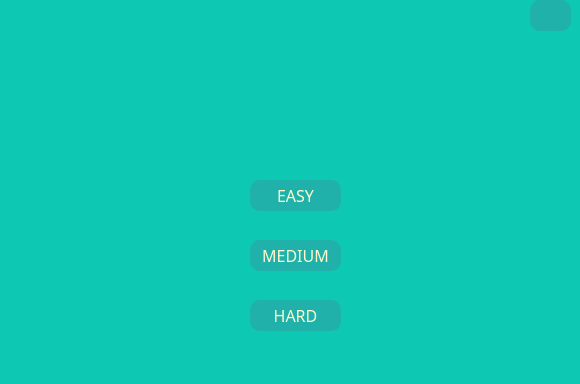
<?xml version="1.0" encoding="UTF-8"?>
<ui version="4.0">
 <class>MainWindow</class>
 <widget class="QMainWindow" name="MainWindow">
  <property name="geometry">
   <rect>
    <x>0</x>
    <y>0</y>
    <width>580</width>
    <height>384</height>
   </rect>
  </property>
  <property name="windowTitle">
   <string>MainWindow</string>
  </property>
  <property name="styleSheet">
   <string notr="true">background-color: rgb(13, 200, 178);
</string>
  </property>
  <widget class="QWidget" name="centralwidget">
   <widget class="QLabel" name="background">
    <property name="geometry">
     <rect>
      <x>200</x>
      <y>0</y>
      <width>181</width>
      <height>171</height>
     </rect>
    </property>
    <property name="styleSheet">
     <string notr="true">border-image: url(:/myimage/image/background.png);</string>
    </property>
    <property name="text">
     <string/>
    </property>
   </widget>
   <widget class="QLabel" name="label_2">
    <property name="geometry">
     <rect>
      <x>60</x>
      <y>200</y>
      <width>71</width>
      <height>61</height>
     </rect>
    </property>
    <property name="styleSheet">
     <string notr="true">border-image: url(:/myimage/image/X.png);</string>
    </property>
    <property name="text">
     <string/>
    </property>
   </widget>
   <widget class="QLabel" name="label_3">
    <property name="geometry">
     <rect>
      <x>450</x>
      <y>290</y>
      <width>61</width>
      <height>51</height>
     </rect>
    </property>
    <property name="styleSheet">
     <string notr="true">border-image: url(:/myimage/image/O.png);</string>
    </property>
    <property name="text">
     <string/>
    </property>
   </widget>
   <widget class="QLabel" name="label_4">
    <property name="geometry">
     <rect>
      <x>450</x>
      <y>60</y>
      <width>71</width>
      <height>61</height>
     </rect>
    </property>
    <property name="styleSheet">
     <string notr="true">border-image: url(:/myimage/image/X.png);</string>
    </property>
    <property name="text">
     <string/>
    </property>
   </widget>
   <widget class="QLabel" name="label_5">
    <property name="geometry">
     <rect>
      <x>40</x>
      <y>20</y>
      <width>61</width>
      <height>51</height>
     </rect>
    </property>
    <property name="styleSheet">
     <string notr="true">border-image: url(:/myimage/image/O.png);</string>
    </property>
    <property name="text">
     <string/>
    </property>
   </widget>
   <widget class="QLabel" name="label_6">
    <property name="geometry">
     <rect>
      <x>250</x>
      <y>180</y>
      <width>91</width>
      <height>41</height>
     </rect>
    </property>
    <property name="styleSheet">
     <string notr="true">border-image: url(:/myimage/image/shadow.png);
border-image: url(:/myimage/image/shadow.png);
border-radius: 10px;</string>
    </property>
    <property name="text">
     <string/>
    </property>
   </widget>
   <widget class="QPushButton" name="Easy">
    <property name="geometry">
     <rect>
      <x>250</x>
      <y>180</y>
      <width>91</width>
      <height>31</height>
     </rect>
    </property>
    <property name="font">
     <font>
      <family>Showcard Gothic</family>
      <pointsize>12</pointsize>
     </font>
    </property>
    <property name="styleSheet">
     <string notr="true">background-color: rgb(32,178,170);
color: rgb(255,250,205);
border-radius: 10px;

</string>
    </property>
    <property name="text">
     <string>EASY</string>
    </property>
   </widget>
   <widget class="QLabel" name="label_7">
    <property name="geometry">
     <rect>
      <x>250</x>
      <y>240</y>
      <width>91</width>
      <height>41</height>
     </rect>
    </property>
    <property name="styleSheet">
     <string notr="true">border-image: url(:/myimage/image/shadow.png);
border-image: url(:/myimage/image/shadow.png);
border-radius: 10px;</string>
    </property>
    <property name="text">
     <string/>
    </property>
   </widget>
   <widget class="QLabel" name="label_8">
    <property name="geometry">
     <rect>
      <x>250</x>
      <y>300</y>
      <width>91</width>
      <height>41</height>
     </rect>
    </property>
    <property name="styleSheet">
     <string notr="true">border-image: url(:/myimage/image/shadow.png);
border-image: url(:/myimage/image/shadow.png);
border-radius: 10px;</string>
    </property>
    <property name="text">
     <string/>
    </property>
   </widget>
   <widget class="QPushButton" name="Medium">
    <property name="geometry">
     <rect>
      <x>250</x>
      <y>240</y>
      <width>91</width>
      <height>31</height>
     </rect>
    </property>
    <property name="font">
     <font>
      <family>Showcard Gothic</family>
      <pointsize>12</pointsize>
     </font>
    </property>
    <property name="styleSheet">
     <string notr="true">background-color: rgb(32,178,170);
color: rgb(255,250,205);
border-radius: 10px;
</string>
    </property>
    <property name="text">
     <string>MEDIUM</string>
    </property>
   </widget>
   <widget class="QPushButton" name="Hard">
    <property name="geometry">
     <rect>
      <x>250</x>
      <y>300</y>
      <width>91</width>
      <height>31</height>
     </rect>
    </property>
    <property name="font">
     <font>
      <family>Showcard Gothic</family>
      <pointsize>12</pointsize>
     </font>
    </property>
    <property name="styleSheet">
     <string notr="true">background-color: rgb(32,178,170);
color: rgb(255,250,205);
border-radius: 10px;</string>
    </property>
    <property name="text">
     <string>HARD</string>
    </property>
   </widget>
   <widget class="QLabel" name="label_9">
    <property name="geometry">
     <rect>
      <x>520</x>
      <y>0</y>
      <width>51</width>
      <height>31</height>
     </rect>
    </property>
    <property name="styleSheet">
     <string notr="true">border-image: url(:/myimage/image/shadow.png);
border-image: url(:/myimage/image/shadow.png);
border-radius: 10px;</string>
    </property>
    <property name="text">
     <string/>
    </property>
   </widget>
   <widget class="QPushButton" name="sound">
    <property name="geometry">
     <rect>
      <x>530</x>
      <y>0</y>
      <width>41</width>
      <height>31</height>
     </rect>
    </property>
    <property name="styleSheet">
     <string notr="true">background-color: rgb(32,178,170);
image:url(:/myimage/image/sound_on.png);
border-radius: 10px;</string>
    </property>
    <property name="text">
     <string/>
    </property>
   </widget>
  </widget>
  <widget class="QMenuBar" name="menubar">
   <property name="geometry">
    <rect>
     <x>0</x>
     <y>0</y>
     <width>580</width>
     <height>18</height>
    </rect>
   </property>
  </widget>
  <widget class="QStatusBar" name="statusbar"/>
 </widget>
 <resources>
  <include location="image.qrc"/>
 </resources>
 <connections/>
</ui>
